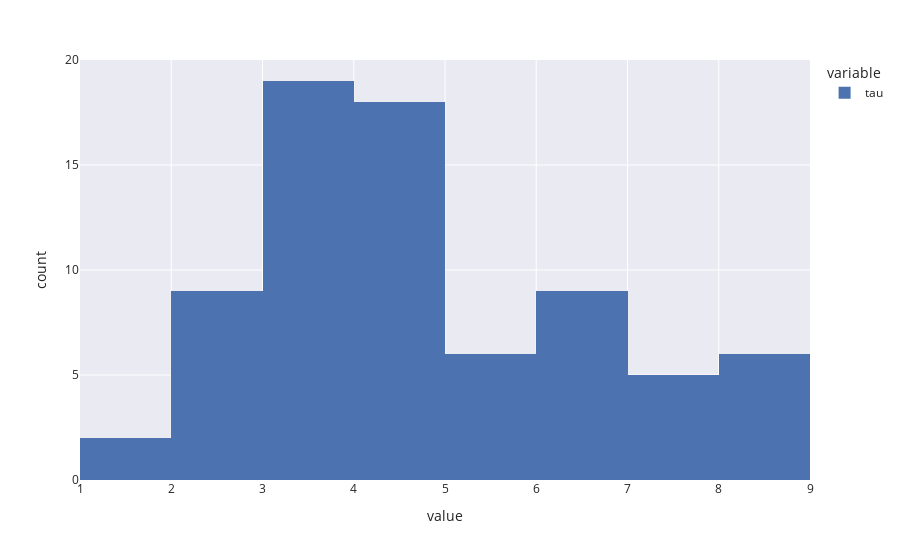

Write notebook code for a chart like this one.
### Code cell
data_df['tau'].hist()

### Figure 1 — Plotly figure (JSON) as saved in the notebook; plotly's stock layout.template omitted (floating-point values rounded to 4 significant figures)
{"data": [{"hovertemplate": "variable=tau<br>value=%{x}<br>count=%{y}<extra></extra>", "showlegend": true, "legendgroup": "tau", "name": "tau", "yaxis": "y", "marker": {"color": "rgb(76,114,176)", "pattern": {"shape": ""}}, "offsetgroup": "tau", "xaxis": "x", "bingroup": "x", "x": [3.75, 4.631, 5.702, 3.381, 4.286, 4.071, 4.3, 4.1, 5.8, 5.55, 3.633, 3.45, 3.35, 3.65, 3.3, 3.6, 3.6, 4.2, 4.85, 4.4, 1.8, 1.9, 6.012, 3.75, 3.381, 4.75, 4.798, 4.631, 5.702, 3.762, 4.059, 2.831, 2.832, 3.461, 3.682, 6.416, 7.284, 6.95, 6.686, 2.925, 2.875, 3.1, 2.327, 2.715, 3.345, 2.958, 3.151, 3.6, 4.194, 4.654, 4.764, 4.449, 5.806, 6.339, 7.177, 6.985, 8.227, 8.219, 6.41, 7.793, 8.069, 8.51, 7.318, 7.427, 8.61, 2.974, 4.359, 2.974, 3.179, 4.821, 8.567, 6.067, 5.45, 6.333], "alignmentgroup": "True", "type": "histogram", "orientation": "v"}], "layout": {"yaxis": {"domain": [0, 1], "anchor": "x", "title": {"text": "count"}}, "barmode": "relative", "xaxis": {"domain": [0, 1], "anchor": "y", "title": {"text": "value"}}, "margin": {"t": 60}, "legend": {"tracegroupgap": 0, "title": {"text": "variable"}}}}
